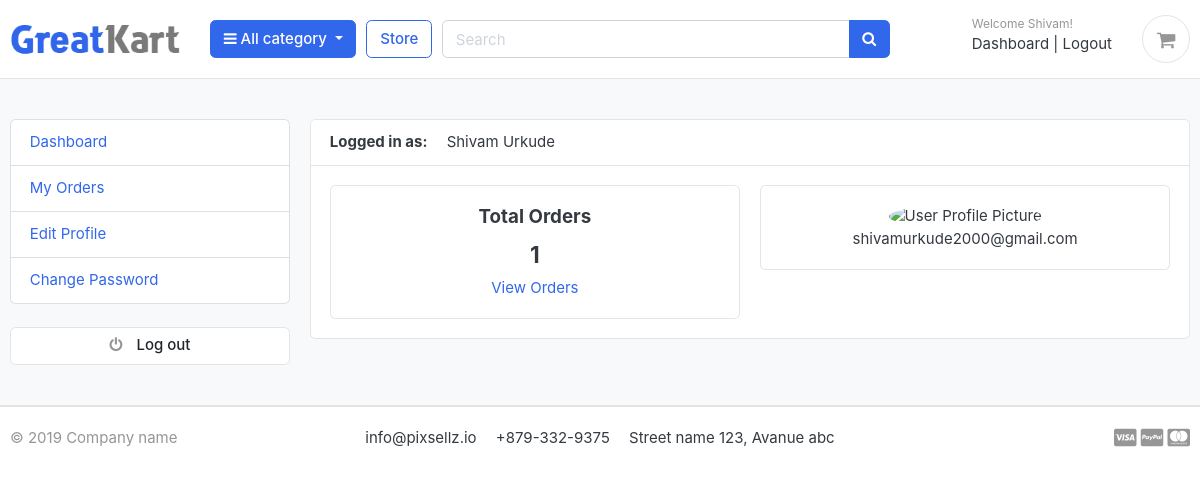
Screenshot of /accounts/dashboard/ (signed in) with the database file from the repository.
### accounts/models.py (models this page shows, shortened)
class Account(AbstractBaseUser):
    first_name      = models.CharField(max_length=50)
    last_name       = models.CharField(max_length=50)
    username        = models.CharField(max_length=50, unique=True)
    email           = models.EmailField(max_length=100, unique=True)
    phone_number    = models.CharField(max_length=50)
    date_joined     = models.DateTimeField(auto_now_add=True)
    last_login      = models.DateTimeField(auto_now_add=True)
    is_admin        = models.BooleanField(default=False)
    is_staff        = models.BooleanField(default=False)
    is_active       = models.BooleanField(default=False)
    is_superadmin   = models.BooleanField(default=False)
    USERNAME_FIELD = 'email'
    REQUIRED_FIELDS = ['username', 'first_name', 'last_name']
    objects = MyAccountManager()
    def full_name(self):
        return f'{self.first_name} {self.last_name}'

### accounts/views.py (the view)
# urls.py: path('dashboard/', views.dashboard, name='dashboard'),
@login_required(login_url = 'login')
def dashboard(request):
    orders = Order.objects.order_by('-created_at').filter(user_id=request.user.id, is_ordered=True)
    orders_count = orders.count()
    context = {
        'orders_count': orders_count,
    }
    return render(request, 'accounts/dashboard.html', context)

### category/context_processers.py (called while the page is built)
def menu_links(request):
    links = Category.objects.all()
    return dict(links=links)

### category/models.py (called while the page is built)
    def get_url(self):
        return reverse('products_by_category', args=[self.slug])

### templates/accounts/dashboard.html (shortened to what this page needs)
{% extends 'base.html' %}
{% block content %}
<section class="section-conten padding-y bg">
<div class="container">
	<div class="row">
	{% include 'includes/dashboard_sidebar.html' %}
	<main class="col-md-9">
		<article class="card">
		<header class="card-header">
			<strong class="d-inline-block mr-3">Logged in as:</strong>
			<span>{{user.full_name}}</span>
		</header>
		<div class="card-body">
			<div class="row">
			<div class="col-md-6">
				<div class="card" style="text-align:center;">
					<div class="card-body">
						<h5 class="card-title">Total Orders</h5>
						<h4>{{orders_count}}</h4>
						<a href="{% url 'my_orders' %}">View Orders</a>
					</div>
				</div>
			</div>
			<div class="col-md-6">
				<div class="card" style="text-align:center;">
					<div class="card-body">
						<img src="{{userprofile.profile_picture.url}}" alt="User Profile Picture" width="50" height="50" style="border-radius:50%;">
						<p class="mb-0">{{user.email}}</p>
					</div>
				</div>
			</div>
			</div>
		</div>
		</article>
	</main>
</div>
</div>
</section>
{% endblock %}

### templates/includes/navbar.html (shortened to what this page needs)
{% load static %}
<header class="section-header">
<section class="header-main border-bottom">
  <div class="container">
<div class="row align-items-center">
  <div class="col-lg-2 col-md-3 col-6">
    <a href="{% url 'home' %}" class="brand-wrap">
      <img class="logo" src="{% static './images/logo.png' %}">
    </a>
  </div>
  <div class="col-lg col-sm col-md col-6 flex-grow-0">
    <div class="category-wrap dropdown d-inline-block float-right">
      <button type="button" class="btn btn-primary dropdown-toggle" data-toggle="dropdown">
        <i class="fa fa-bars"></i> All category
      </button>
    </div>
  </div>
  <a href="{% url 'store' %}" class="btn btn-outline-primary">Store</a>
  <div class="col-lg  col-md-6 col-sm-12 col">
    <form action="{% url 'search' %}" class="search" method='GET'>
      <div class="input-group w-100">
          <input type="text" class="form-control" style="width:60%;" placeholder="Search" name="keyword" required>
          <div class="input-group-append">
            <button class="btn btn-primary" type="submit">
              <i class="fa fa-search"></i>
            </button>
          </div>
        </div>
    </form>
  </div>
  <div class="col-lg-3 col-sm-6 col-8 order-2 order-lg-3">
        <div class="d-flex justify-content-end mb-3 mb-lg-0">
          {% if user.id is None %}
          <div class="widget-header">
            <small class="title text-muted">Welcome guest!</small>
            <div>
              <a href="{% url 'login' %}">Sign in</a> <span class="dark-transp"> | </span>
              <a href="{% url 'register' %}"> Register</a>
            </div>
          </div>
          {% else %}
          <div class="widget-header">
            <small class="title text-muted">Welcome {{user.first_name}}!</small>
            <div>
              <a href="{% url 'dashboard' %}">Dashboard</a> <span class="dark-transp"> | </span>
              <a href="{% url 'logout' %}"> Logout</a>
            </div>
          </div>
          {% endif %}
          <a href="{% url 'cart' %}" class="widget-header pl-3 ml-3">
            <div class="icon icon-sm rounded-circle border"><i class="fa fa-shopping-cart"></i></div>
          </a>
        </div>
      </div>
</div>
  </div>
</section>
</header>

### static/css/ui.css (style rules this page uses)
html { font-family: "Inter", sans-serif; font-size: 15px; }
.icon-xs, .icon-sm, .icon-md, .icon-lg { display: inline-block; text-align: center; flex-shrink: 0; flex-grow: 0; }
.icon-sm { width: 48px; height: 48px; line-height: 48px !important; font-size: 20px; }
.padding-y { padding-top: 40px; padding-bottom: 40px; }
article:after, .form-group:after { display: block; clear: both; content: ""; }
.bg { background-color: #f8f9fa; }
.header-main { position: relative; padding-top: 1rem; padding-bottom: 1rem; }
.brand-wrap .logo, .navbar-brand .logo { margin-right: 7px; max-height: 42px; display: inline-block; }
.widget-header { display: inline-block; vertical-align: middle; position: relative; }
.widget-header a { color: #343a40; }
.widget-header i { color: #969696; }
.widget-header .title { display: block; }

### rows the page displays
Account: first_name "Shivam", full_name "Shivam Urkude", email "shivamurkude2000@gmail.com"

### other values shown
{{ orders_count }} "1"
